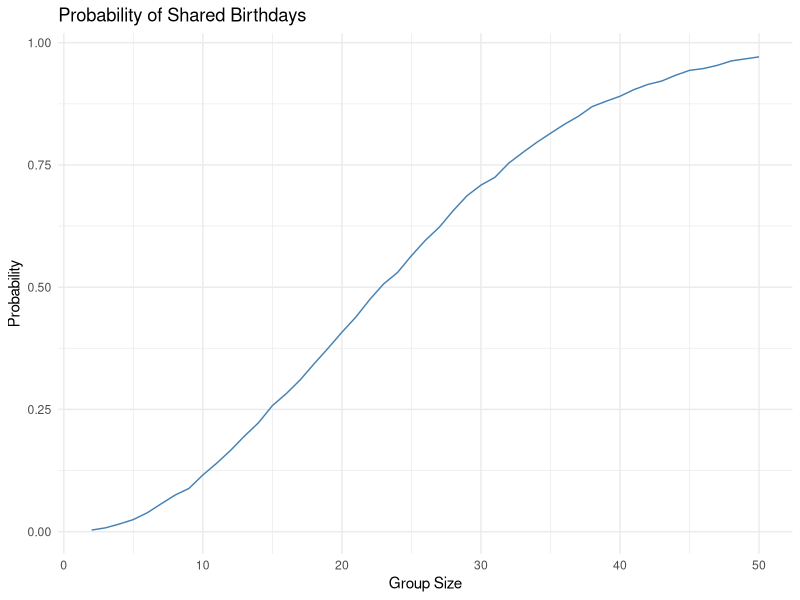

R code for this plot: (Note: this script raises an error after producing the figure.)
## ---- chunk 1

library(tidyverse)
library(broom)

set.seed(123)

## Problem 1
birthday_sim = function(n) {
  birthdays = sample(1:365, size = n, replace = TRUE)

  any(duplicated(birthdays))
}


birthday_results = tibble(
  group_size = 2:50
) |>
  mutate(
    prob = map_dbl(
      group_size,
      \(n) mean(replicate(10000, birthday_sim(n)))
    )
  )


birthday_results |>
  ggplot(aes(x = group_size, y = prob)) +
  geom_line(color = "steelblue") +
  labs(
    title = "Probability of Shared Birthdays",
    x = "Group Size",
    y = "Probability"
  ) +
  theme_minimal()

## ---- chunk 2
## Problem 2
longitudinal_df = tibble(
  file_name = list.files(
    path = "data",
    pattern = "\\.csv$",
    full.names = TRUE
  )
)


longitudinal_df = longitudinal_df |>
  mutate(
    data = map(file_name, read_csv, show_col_types = FALSE)
  )


longitudinal_df = longitudinal_df |>
  mutate(
    file_name = basename(file_name),
    arm = str_extract(file_name, "^(con|exp)"),
    subject_id = str_extract(file_name, "\\d+")
  ) |>
  select(-file_name) |>
  unnest(data) |>
  pivot_longer(
    cols = starts_with("week_"),
    names_to = "week",
    values_to = "observation"
  ) |>
  mutate(
    arm = recode(
      arm,
      "con" = "Control",
      "exp" = "Experimental"
    ),
    week = as.numeric(str_remove(week, "week_"))
  )


longitudinal_df |>
  ggplot(
    aes(
      x = week,
      y = observation,
      group = interaction(arm, subject_id),
      color = arm
    )
  ) +
  geom_line(alpha = 0.7) +
  geom_point(size = 1) +
  labs(
    title = "Observations Over Time by Study Arm",
    x = "Week",
    y = "Observation",
    color = "Study Arm"
  ) +
  theme_minimal()

## ---- chunk 3
## Problem 3
sim_t_test = function(mu) {

  sim_data = rnorm(
    n = 30,
    mean = mu,
    sd = 5
  )

  t.test(sim_data, mu = 0) |>
    broom::tidy() |>
    select(estimate, p.value)
}

sim_results = expand_grid(
  true_mu = 0:6,
  iter = 1:5000
) |>
  mutate(
    results = map(true_mu, sim_t_test)
  ) |>
  unnest(results)


power_results = sim_results |>
  group_by(true_mu) |>
  summarize(
    power = mean(p.value < 0.05),
    .groups = "drop"
  )

power_results |>
  ggplot(aes(x = true_mu, y = power)) +
  geom_line(color = "steelblue") +
  geom_point() +
  labs(
    title = "Power vs True Mean",
    x = "True Mean",
    y = "Power"
  ) +
  theme_minimal()


mean_results = sim_results |>
  group_by(true_mu) |>
  summarize(
    mean_all = mean(estimate),
    mean_rejected = mean(estimate[p.value < 0.05]),
    .groups = "drop"
  )

mean_results |>
  pivot_longer(
    cols = c(mean_all, mean_rejected),
    names_to = "estimate_type",
    values_to = "mean_estimate"
  ) |>
  ggplot(
    aes(
      x = true_mu,
      y = mean_estimate,
      color = estimate_type
    )
  ) +
  geom_line() +
  geom_point() +
  geom_abline(
    slope = 1,
    intercept = 0,
    linetype = "dashed"
  ) +
  labs(
    title = "Estimated Mean vs True Mean",
    x = "True Mean",
    y = "Average Estimated Mean",
    color = "Estimate Type"
  ) +
  theme_minimal()
